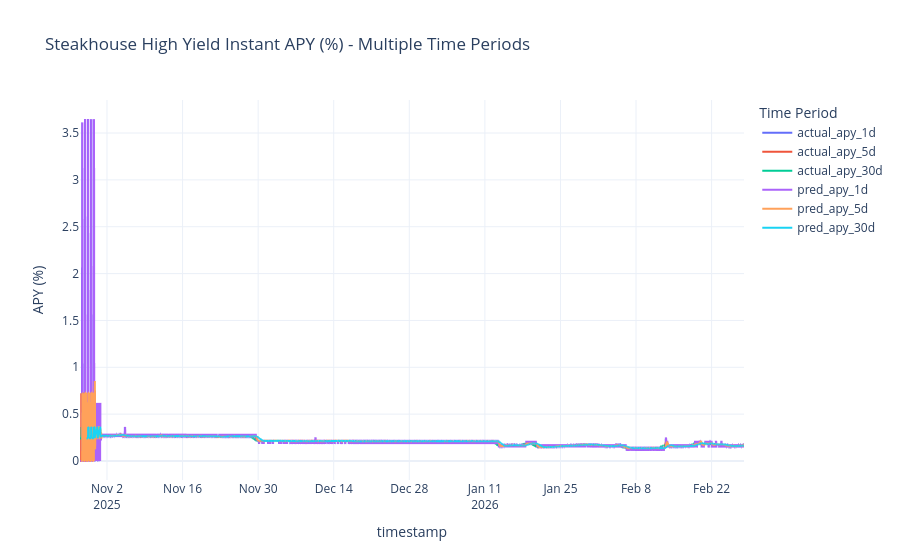

This figure's notebook cell:
### Code cell
import plotly.express as px

# Calculate actual APY looking forward (realized returns)
df["actual_apy_1d"] = (
    ((df["steakhouse_high_yield_instant"].shift(-1) / df["steakhouse_high_yield_instant"]) - 1) * (365 / 1) * 100
)
df["actual_apy_5d"] = (
    ((df["steakhouse_high_yield_instant"].shift(-5) / df["steakhouse_high_yield_instant"]) - 1) * (365 / 5) * 100
)
df["actual_apy_30d"] = (
    ((df["steakhouse_high_yield_instant"].shift(-30) / df["steakhouse_high_yield_instant"]) - 1) * (365 / 30) * 100
)

# Calculate backward-looking APY (expected based on past performance)
df["pred_apy_1d"] = (
    ((df["steakhouse_high_yield_instant"] / df["steakhouse_high_yield_instant"].shift(1)) - 1) * (365 / 1) * 100
)
df["pred_apy_5d"] = (
    ((df["steakhouse_high_yield_instant"] / df["steakhouse_high_yield_instant"].shift(5)) - 1) * (365 / 5) * 100
)
df["pred_apy_30d"] = (
    ((df["steakhouse_high_yield_instant"] / df["steakhouse_high_yield_instant"].shift(30)) - 1) * (365 / 30) * 100
)

# Plot the APYs that exist in the dataframe
# Filter dataframe to only include data after Oct 25, 2025
df = df[df.index > "2025-10-25"]
fig = px.line(
    df,
    y=["actual_apy_1d", "actual_apy_5d", "actual_apy_30d", "pred_apy_1d", "pred_apy_5d", "pred_apy_30d"],
    title="Steakhouse High Yield Instant APY (%) - Multiple Time Periods",
    labels={"value": "APY (%)", "variable": "Time Period"},
)
fig.show()

### Figure 1 — Plotly figure (JSON) as saved in the notebook; plotly's stock layout.template omitted (floating-point values rounded to 4 significant figures; data arrays with more than 128 entries replaced by an {"elided": "..."} marker saying what was removed)
{"data": [{"hovertemplate": "Time Period=actual_apy_1d<br>timestamp=%{x}<br>APY (%)=%{y}<extra></extra>", "legendgroup": "actual_apy_1d", "line": {"color": "#636efa", "dash": "solid"}, "marker": {"symbol": "circle"}, "mode": "lines", "name": "actual_apy_1d", "showlegend": true, "type": "scattergl", "x": {"elided": "3076 str values"}, "xaxis": "x", "y": {"elided": "3076 float values"}, "yaxis": "y"}, {"hovertemplate": "Time Period=actual_apy_5d<br>timestamp=%{x}<br>APY (%)=%{y}<extra></extra>", "legendgroup": "actual_apy_5d", "line": {"color": "#EF553B", "dash": "solid"}, "marker": {"symbol": "circle"}, "mode": "lines", "name": "actual_apy_5d", "showlegend": true, "type": "scattergl", "x": {"elided": "3076 str values"}, "xaxis": "x", "y": {"elided": "3076 float values"}, "yaxis": "y"}, {"hovertemplate": "Time Period=actual_apy_30d<br>timestamp=%{x}<br>APY (%)=%{y}<extra></extra>", "legendgroup": "actual_apy_30d", "line": {"color": "#00cc96", "dash": "solid"}, "marker": {"symbol": "circle"}, "mode": "lines", "name": "actual_apy_30d", "showlegend": true, "type": "scattergl", "x": {"elided": "3076 str values"}, "xaxis": "x", "y": {"elided": "3076 float values"}, "yaxis": "y"}, {"hovertemplate": "Time Period=pred_apy_1d<br>timestamp=%{x}<br>APY (%)=%{y}<extra></extra>", "legendgroup": "pred_apy_1d", "line": {"color": "#ab63fa", "dash": "solid"}, "marker": {"symbol": "circle"}, "mode": "lines", "name": "pred_apy_1d", "showlegend": true, "type": "scattergl", "x": {"elided": "3076 str values"}, "xaxis": "x", "y": {"elided": "3076 float values"}, "yaxis": "y"}, {"hovertemplate": "Time Period=pred_apy_5d<br>timestamp=%{x}<br>APY (%)=%{y}<extra></extra>", "legendgroup": "pred_apy_5d", "line": {"color": "#FFA15A", "dash": "solid"}, "marker": {"symbol": "circle"}, "mode": "lines", "name": "pred_apy_5d", "showlegend": true, "type": "scattergl", "x": {"elided": "3076 str values"}, "xaxis": "x", "y": {"elided": "3076 float values"}, "yaxis": "y"}, {"hovertemplate": "Time Period=pred_apy_30d<br>timestamp=%{x}<br>APY (%)=%{y}<extra></extra>", "legendgroup": "pred_apy_30d", "line": {"color": "#19d3f3", "dash": "solid"}, "marker": {"symbol": "circle"}, "mode": "lines", "name": "pred_apy_30d", "showlegend": true, "type": "scattergl", "x": {"elided": "3076 str values"}, "xaxis": "x", "y": {"elided": "3076 float values"}, "yaxis": "y"}], "layout": {"legend": {"title": {"text": "Time Period"}, "tracegroupgap": 0}, "title": {"text": "Steakhouse High Yield Instant APY (%) - Multiple Time Periods"}, "xaxis": {"anchor": "y", "domain": [0, 1], "title": {"text": "timestamp"}}, "yaxis": {"anchor": "x", "domain": [0, 1], "title": {"text": "APY (%)"}}}}
